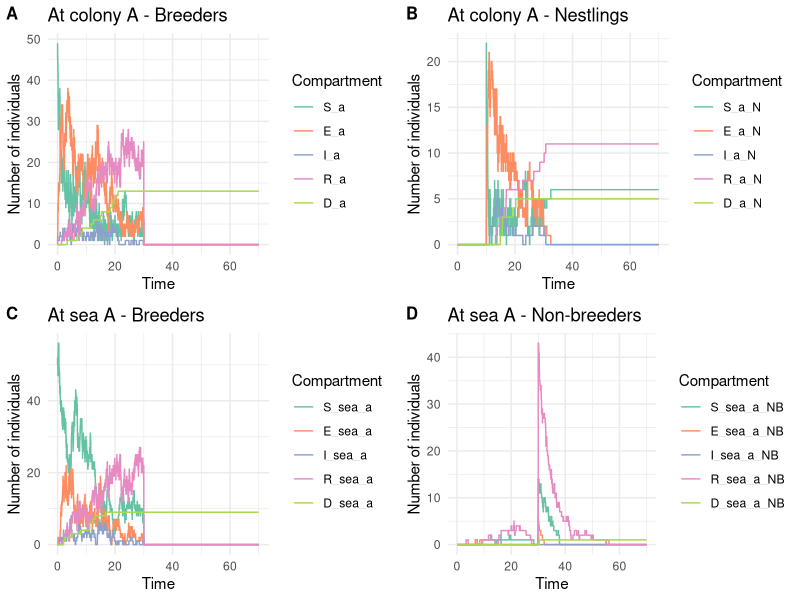
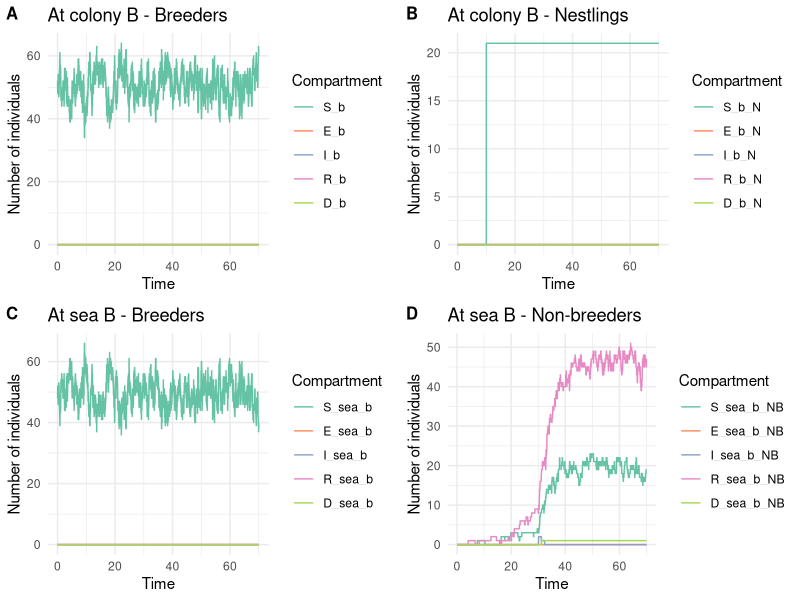

The R script that drew these images, in order:



# -------------------------------------------------------------------------

# a faire: 
# 1 : fonction opérable: CI  infected (yes/no) and dispersal (yes/no)
# 2 : dispersal stochastic

# -------------------------------------------------------------------------



library(tidyverse)
library(ggplot2)
library(reshape2)
library(abind)
library(cowplot)

# Parameters

# Simulation time

total_time = 70    

param = list( 
  
  # Epidemiological parameters
  
  # Transmission rate from exposed individuals and from infectious individuals in a colony
  beta = matrix(c(0.05, 0.55,
                  0.00, 0.00),
                nrow = 2, ncol = 2, byrow = T),
  # Rate of progression from exposed to infectious (inverse of incubation period)
  sigma = 1/10,
  # Rate of progression from infectious to exposed
  eta =  0.9, 
  # Recovery rate (inverse of infectious period)
  gamma = 1/3,
  # Disease-related mortality rate
  mu = 1/3 * 0.5,
  
  
  # Mobility  parameters
  
  # Transition from sea to the colony (breeders)
  zeta_to_colony = 1,
  # Transition from colony to the sea (breeders)
  zeta_to_sea = 1,
  # Transition from breeder to non-breeder (reproductive failure)
  psi = 0, #Attention départ en couple
  # Transition from sea to the colony (non-breeders)
  rho_to_colony = 1/7,
  # Transition from colony to the sea (non-breeders)
  rho_to_sea = 1/7 * 7,

  
  # Induced dispersion parameters
  
  # Proportion of dispersed adults
  prop_dispersal = 1,
  # Proportion of prospectors among dispersed adults
  prop_prospecting = 1/4,
  # Date of induced dispersion
  dispersal_date = 30,
  
  # Demographic parameters
  hatching_date = 10

)


# Initial state

## Nestlings
## In colony A
N = 0                
initial_infected = 0
initial_exposed = 0
initial_recovered = 0
initial_susceptible = N - initial_infected - initial_exposed - initial_recovered
initial_dead = 0

initial_state_A_N = c(S = initial_susceptible,
                    E = initial_exposed,
                    I = initial_infected,
                    R = initial_recovered,
                    D = initial_dead)
## Nestlings
## In colony B
N = 0                
initial_infected = 0
initial_exposed = 0
initial_recovered = 0
initial_susceptible = N - initial_infected - initial_exposed - initial_recovered
initial_dead = 0

initial_state_B_N = c(S = initial_susceptible,
                      E = initial_exposed,
                      I = initial_infected,
                      R = initial_recovered,
                      D = initial_dead)


## Breeders
## In colony A
N = 50                  
initial_infected = 1
initial_exposed = 0
initial_recovered = 0
initial_susceptible = N - initial_infected - initial_exposed - initial_recovered
initial_dead = 0

initial_state_A = c(S = initial_susceptible,
                     E = initial_exposed,
                     I = initial_infected,
                     R = initial_recovered,
                     D = initial_dead)

## At sea A
N = 50                  
initial_infected = 0
initial_exposed = 0
initial_recovered = 0
initial_susceptible = N - initial_infected - initial_exposed - initial_recovered
initial_dead = 0

initial_state_sea_a = c(S = initial_susceptible,
                       E = initial_exposed,
                       I = initial_infected,
                       R = initial_recovered,
                       D = initial_dead)

## At sea B
N = 50                
initial_infected = 0
initial_exposed = 0
initial_recovered = 0
initial_susceptible = N - initial_infected - initial_exposed - initial_recovered
initial_dead = 0

initial_state_sea_b = c(S = initial_susceptible,
                      E = initial_exposed,
                      I = initial_infected,
                      R = initial_recovered,
                      D = initial_dead)

## In colony B
N = 50                  
initial_infected = 0
initial_exposed = 0
initial_recovered = 0
initial_susceptible = N - initial_infected - initial_exposed - initial_recovered
initial_dead = 0

initial_state_B <- c(S = initial_susceptible,
                     E = initial_exposed,
                     I = initial_infected,
                     R = initial_recovered,
                     D = initial_dead)

## Non-Breeders
## In colony A
N = 0                  
initial_infected = 0
initial_exposed = 0
initial_recovered = 0
initial_susceptible = N - initial_infected - initial_exposed - initial_recovered
initial_dead = 0

initial_state_A_NB = c(S = initial_susceptible,
                    E = initial_exposed,
                    I = initial_infected,
                    R = initial_recovered,
                    D = initial_dead)

## At sea A
N = 0                  
initial_infected = 0
initial_exposed = 0
initial_recovered = 0
initial_susceptible = N - initial_infected - initial_exposed - initial_recovered
initial_dead = 0

initial_state_sea_a_NB = c(S = initial_susceptible,
                        E = initial_exposed,
                        I = initial_infected,
                        R = initial_recovered,
                        D = initial_dead)

## At sea B
N = 0                  
initial_infected = 0
initial_exposed = 0
initial_recovered = 0
initial_susceptible = N - initial_infected - initial_exposed - initial_recovered
initial_dead = 0

initial_state_sea_b_NB = c(S = initial_susceptible,
                        E = initial_exposed,
                        I = initial_infected,
                        R = initial_recovered,
                        D = initial_dead)

## In colony B
N = 0                  
initial_infected = 0
initial_exposed = 0
initial_recovered = 0
initial_susceptible = N - initial_infected - initial_exposed - initial_recovered
initial_dead = 0

initial_state_B_NB <- c(S = initial_susceptible,
                     E = initial_exposed,
                     I = initial_infected,
                     R = initial_recovered,
                     D = initial_dead)


initial_state = matrix(data = c(initial_state_A,
                                initial_state_sea_a,
                                initial_state_sea_b,
                                initial_state_B,
                                initial_state_A_NB,
                                initial_state_sea_a_NB,
                                initial_state_sea_b_NB,
                                initial_state_B_NB,
                                initial_state_A_N,
                                initial_state_B_N), 
                       nrow = 10, ncol = 5, 
                       byrow = T)


calculate_rates = function(  beta_E_colony, beta_I_colony,
                             sigma,eta, gamma, mu,
                             zeta_to_colony, zeta_to_sea, psi, rho_to_colony, rho_to_sea,
                             prop_dispersal, prop_prospecting, dispersal_date,
                             hatching_date,
                             S_a, E_a, I_a, R_a, D_a,
                             S_sea_a, E_sea_a, I_sea_a, R_sea_a, D_sea_a,
                             S_sea_b, E_sea_b, I_sea_b, R_sea_b, D_sea_b,
                             S_b, E_b, I_b, R_b, D_b,
                             S_a_NB, E_a_NB, I_a_NB, R_a_NB, D_a_NB,
                             S_sea_a_NB, E_sea_a_NB, I_sea_a_NB, R_sea_a_NB, D_sea_a_NB,
                             S_sea_b_NB,  E_sea_b_NB, I_sea_b_NB, R_sea_b_NB, D_sea_b_NB,
                             S_b_NB, E_b_NB, I_b_NB, R_b_NB, D_b_NB,
                             S_a_N, E_a_N, I_a_N, R_a_N, D_a_N,
                             S_b_N, E_b_N, I_b_N, R_b_N, D_b_N){
  
  rates = c(
    
  # SEIR
  
  ## Nestlings
  ### Colony A
  "S_a_N_to_E_a_N" = beta_E_colony * S_a_N * (E_a+E_a_NB+E_a_N) + 
                     beta_I_colony * S_a_N * (I_a+I_a_NB+I_a_N),
  "E_a_N_to_S_a_N" = eta * E_a_N,
  "E_a_N_to_I_a_N" = sigma * E_a_N,
  "I_a_N_to_R_a_N" = gamma * I_a_N,
  "I_a_N_to_D_a_N" = mu * I_a_N,
  ### Colony B
  "S_b_N_to_E_b_N" = beta_E_colony * S_b_N * (E_b+E_b_NB+E_b_N) +
                     beta_I_colony * S_b_N * (I_b+I_b_NB+I_b_N),
  "E_b_N_to_S_b_N" = eta * E_b_N,
  "E_b_N_to_I_b_N" = sigma * E_b_N,
  "I_b_N_to_R_b_N" = gamma * I_b_N,
  "I_b_N_to_D_b_N" = mu * I_b_N,
  
  ## Non-Breeders
  ### Colony A
  "S_a_NB_to_E_a_NB" = beta_E_colony * S_a_NB * (E_a+E_a_NB+E_a_N) +
                       beta_I_colony * S_a_NB * (I_a+I_a_NB+I_a_N),
  "E_a_NB_to_S_a_NB" = eta * E_a_NB,
  "E_a_NB_to_I_a_NB" = sigma * E_a_NB,
  "I_a_NB_to_R_a_NB" = gamma * I_a_NB,
  "I_a_NB_to_D_a_NB" = mu * I_a_NB,
  ### Sea A
  "S_sea_a_NB_to_E_sea_a_NB" = 0,
  "E_sea_a_NB_to_S_sea_a_NB" = eta * E_sea_a_NB,
  "E_sea_a_NB_to_I_sea_a_NB" = sigma * E_sea_a_NB,
  "I_sea_a_NB_to_R_sea_a_NB" = gamma * I_sea_a_NB,
  "I_sea_a_NB_to_D_sea_a_NB" = mu * I_sea_a_NB,
  ### Sea B
  "S_sea_b_NB_to_E_sea_b_NB" = 0,
  "E_sea_b_NB_to_S_sea_b_NB" = eta * E_sea_b_NB,
  "E_sea_b_NB_to_I_sea_b_NB" = sigma * E_sea_b_NB,
  "I_sea_b_NB_to_R_sea_b_NB" = gamma * I_sea_b_NB,
  "I_sea_b_NB_to_D_sea_b_NB" = mu * I_sea_b_NB,
  ### Colony B
  "S_b_NB_to_E_b_NB" = beta_E_colony * S_b_NB * (E_b+E_b_NB+E_b_N) + 
                       beta_I_colony * S_b_NB * (I_b+I_b_NB+I_b_N),
  "E_b_NB_to_S_b_NB" = eta * E_b_NB,
  "E_b_NB_to_I_b_NB" = sigma * E_b_NB,
  "I_b_NB_to_R_b_NB" = gamma * I_b_NB,
  "I_b_NB_to_D_b_NB" = mu * I_b_NB,
  
  ## Breeders
  ### Colony A
  "S_a_to_E_a" = beta_E_colony * S_a * (E_a+E_a_NB+E_a_N) + 
                 beta_I_colony * S_a * (I_a+I_a_NB+I_a_N),
  "E_a_to_S_a" = eta * E_a,
  "E_a_to_I_a" = sigma * E_a,
  "I_a_to_R_a" = gamma * I_a,
  "I_a_to_D_a" = mu * I_a,
  ### Sea A
  "S_sea_a_to_E_sea_a" = 0,
  "E_sea_a_to_S_sea_a" = eta * E_sea_a,
  "E_sea_a_to_I_sea_a" = sigma * E_sea_a,
  "I_sea_a_to_R_sea_a" = gamma * I_sea_a,
  "I_sea_a_to_D_sea_a" = mu * I_sea_a,
  ### Sea B
  "S_sea_b_to_E_sea_b" = 0,
  "E_sea_b_to_S_sea_b" = eta * E_sea_b,
  "E_sea_b_to_I_sea_b" = sigma * E_sea_b,
  "I_sea_b_to_R_sea_b" = gamma * I_sea_b,
  "I_sea_b_to_D_sea_b" = mu * I_sea_b,
  ### Colony B
  "S_b_to_E_b" = beta_E_colony * S_b * (E_b+E_b_NB+E_b_N) + 
                 beta_I_colony * S_b * (I_b+I_b_NB+I_b_N),
  "E_b_to_S_b" = eta * E_b,
  "E_b_to_I_b" = sigma * E_b,
  "I_b_to_R_b" = gamma * I_b,
  "I_b_to_D_b" = mu * I_b,
  
  
  # Mobility
  ## Non-Breeders
  ### From colony A to sea A
  "S_a_NB_to_S_sea_a_NB" = rho_to_sea * S_a_NB,
  "E_a_NB_to_E_sea_a_NB" = rho_to_sea * E_a_NB,
  "I_a_NB_to_I_sea_a_NB" = rho_to_sea * I_a_NB,
  "R_a_NB_to_R_sea_a_NB" = rho_to_sea * R_a_NB,
  ### From sea A to colony A
  "S_sea_a_NB_to_S_a_NB" = rho_to_colony * S_sea_a_NB,
  "E_sea_a_NB_to_E_a_NB" = rho_to_colony * E_sea_a_NB,
  "I_sea_a_NB_to_I_a_NB" = rho_to_colony * I_sea_a_NB,
  "R_sea_a_NB_to_R_a_NB" = rho_to_colony * R_sea_a_NB,
  ### From colony B to sea B
  "S_b_NB_to_S_sea_b_NB" = rho_to_sea * S_b_NB,
  "E_b_NB_to_E_sea_b_NB" = rho_to_sea * E_b_NB,
  "I_b_NB_to_I_sea_b_NB" = rho_to_sea * I_b_NB,
  "R_b_NB_to_R_sea_b_NB" = rho_to_sea * R_b_NB,
  ### From sea B to colony B
  "S_sea_b_NB_to_S_b_NB" = rho_to_colony * S_sea_b_NB,
  "E_sea_b_NB_to_E_b_NB" = rho_to_colony * E_sea_b_NB,
  "I_sea_b_NB_to_I_b_NB" = rho_to_colony * I_sea_b_NB,
  "R_sea_b_NB_to_R_b_NB" = rho_to_colony * R_sea_b_NB,
  
  ## Breeders
  ### From colony A to sea A
  "S_a_to_S_sea_a" = zeta_to_sea * S_a,
  "E_a_to_E_sea_a" = zeta_to_sea * E_a,
  "I_a_to_I_sea_a" = zeta_to_sea * I_a,
  "R_a_to_R_sea_a" = zeta_to_sea * R_a,
  ### From sea A to colony A
  "S_sea_a_to_S_a" = zeta_to_colony * S_sea_a,
  "E_sea_a_to_E_a" = zeta_to_colony * E_sea_a,
  "I_sea_a_to_I_a" = zeta_to_colony * I_sea_a,
  "R_sea_a_to_R_a" = zeta_to_colony * R_sea_a,
  ### From colony B to sea B
  "S_b_to_S_sea_b" = zeta_to_sea * S_b,
  "E_b_to_E_sea_b" = zeta_to_sea * E_b,
  "I_b_to_I_sea_b" = zeta_to_sea * I_b,
  "R_b_to_R_sea_b" = zeta_to_sea * R_b,
  ### From sea B to colony B
  "S_sea_b_to_S_b" = zeta_to_colony * S_sea_b,
  "E_sea_b_to_E_b" = zeta_to_colony * E_sea_b,
  "I_sea_b_to_I_b" = zeta_to_colony * I_sea_b,
  "R_sea_b_to_R_b" = zeta_to_colony * R_sea_b,
  
  ## Prospecting
  ### From A to B
  "S_sea_a_NB_to_S_sea_b_NB" = prop_prospecting * S_sea_a_NB,
  "E_sea_a_NB_to_E_sea_b_NB" = prop_prospecting * E_sea_a_NB,
  "I_sea_a_NB_to_I_sea_b_NB" = prop_prospecting * I_sea_a_NB,
  "R_sea_a_NB_to_R_sea_b_NB" = prop_prospecting * R_sea_a_NB
  
  # Breeders become Non-Breeders
  
  # "S_a_to_S_a_NB" = psi * S_a,
  # "E_a_to_E_a_NB" = psi * E_a,
  # "I_a_to_I_a_NB" = psi * I_a,
  # "R_a_to_R_a_NB" = psi * R_a
  
  )
  return(rates)
}


# Gillespie SEIR model function
gillespie_seir = function(param, 
                           initial_state, 
                           total_time) {
  
  beta_E_colony = param$beta[1,1]
  beta_I_colony = param$beta[1,2]
  
  sigma = param$sigma
  eta = param$eta
  gamma = param$gamma
  mu = param$mu
  
  zeta_to_colony = param$zeta_to_colony
  zeta_to_sea = param$zeta_to_sea
  psi = param$psi
  rho_to_colony = param$rho_to_colony
  rho_to_sea = param$rho_to_sea
  
  prop_dispersal = param$prop_dispersal
  prop_prospecting = param$prop_prospecting
  dispersal_date = param$dispersal_date
  
  hatching_date = param$hatching_date
  
  # Initialization
  times = c(0)
  states = array(dim = c(10,5,1), data = initial_state)
  already_dispersed = F
  already_hatched = F
  
  # Next event
  while (times[length(times)] < total_time) {
    
    S_a = states[1, 1, dim(states)[3]]
    E_a = states[1, 2, dim(states)[3]]
    I_a = states[1, 3, dim(states)[3]]
    R_a = states[1, 4, dim(states)[3]]
    D_a = states[1, 5, dim(states)[3]]
    
    S_sea_a = states[2, 1, dim(states)[3]]
    E_sea_a = states[2, 2, dim(states)[3]]
    I_sea_a = states[2, 3, dim(states)[3]]
    R_sea_a = states[2, 4, dim(states)[3]]
    D_sea_a = states[2, 5, dim(states)[3]]
    
    S_sea_b = states[3, 1, dim(states)[3]]
    E_sea_b = states[3, 2, dim(states)[3]]
    I_sea_b = states[3, 3, dim(states)[3]]
    R_sea_b = states[3, 4, dim(states)[3]]
    D_sea_b = states[3, 5, dim(states)[3]]
    
    S_b = states[4, 1, dim(states)[3]]
    E_b = states[4, 2, dim(states)[3]]
    I_b = states[4, 3, dim(states)[3]]
    R_b = states[4, 4, dim(states)[3]]
    D_b = states[4, 5, dim(states)[3]]
    
    S_a_NB = states[5, 1, dim(states)[3]]
    E_a_NB = states[5, 2, dim(states)[3]]
    I_a_NB = states[5, 3, dim(states)[3]]
    R_a_NB = states[5, 4, dim(states)[3]]
    D_a_NB = states[5, 5, dim(states)[3]]
    
    S_sea_a_NB = states[6, 1, dim(states)[3]]
    E_sea_a_NB = states[6, 2, dim(states)[3]]
    I_sea_a_NB = states[6, 3, dim(states)[3]]
    R_sea_a_NB = states[6, 4, dim(states)[3]]
    D_sea_a_NB = states[6, 5, dim(states)[3]]

    S_sea_b_NB = states[7, 1, dim(states)[3]]
    E_sea_b_NB = states[7, 2, dim(states)[3]]
    I_sea_b_NB = states[7, 3, dim(states)[3]]
    R_sea_b_NB = states[7, 4, dim(states)[3]]
    D_sea_b_NB = states[7, 5, dim(states)[3]]
    
    S_b_NB = states[8, 1, dim(states)[3]]
    E_b_NB = states[8, 2, dim(states)[3]]
    I_b_NB = states[8, 3, dim(states)[3]]
    R_b_NB = states[8, 4, dim(states)[3]]
    D_b_NB = states[8, 5, dim(states)[3]]
    
    S_a_N = states[9, 1, dim(states)[3]]
    E_a_N = states[9, 2, dim(states)[3]]
    I_a_N = states[9, 3, dim(states)[3]]
    R_a_N = states[9, 4, dim(states)[3]]
    D_a_N = states[9, 5, dim(states)[3]]
    
    S_b_N = states[10, 1, dim(states)[3]]
    E_b_N = states[10, 2, dim(states)[3]]
    I_b_N = states[10, 3, dim(states)[3]]
    R_b_N = states[10, 4, dim(states)[3]]
    D_b_N = states[10, 5, dim(states)[3]]
    
    # Rates of each possible event
    rates = calculate_rates(beta_E_colony, beta_I_colony,
                            sigma,eta, gamma, mu,
                            zeta_to_colony, zeta_to_sea, psi, rho_to_colony, rho_to_sea,
                            prop_dispersal, prop_prospecting, dispersal_date,
                            hatching_date,
                            S_a, E_a, I_a, R_a, D_a,
                            S_sea_a, E_sea_a, I_sea_a, R_sea_a, D_sea_a,
                            S_sea_b, E_sea_b, I_sea_b, R_sea_b, D_sea_b,
                            S_b, E_b, I_b, R_b, D_b,
                            S_a_NB, E_a_NB, I_a_NB, R_a_NB, D_a_NB,
                            S_sea_a_NB, E_sea_a_NB, I_sea_a_NB, R_sea_a_NB, D_sea_a_NB,
                            S_sea_b_NB,  E_sea_b_NB, I_sea_b_NB, R_sea_b_NB, D_sea_b_NB,
                            S_b_NB, E_b_NB, I_b_NB, R_b_NB, D_b_NB,
                            S_a_N, E_a_N, I_a_N, R_a_N, D_a_N,
                            S_b_N, E_b_N, I_b_N, R_b_N, D_b_N)

    total_rate = sum(rates)
    
    if (total_rate == 0) {
      break
    }
    
    time_step = rexp(1, total_rate)
    next_time = times[length(times)] + time_step
    
    
    # Hatching
    if (next_time > hatching_date & !already_hatched) { 
      
      S_a_N = round((S_a + E_a + I_a + R_a)/2)
      S_b_N = round((S_b + E_b + I_b + R_b)/2)
      
      already_hatched = T
      
      new_state = matrix(data = c(S_a, E_a, I_a, R_a, D_a,
                                  S_sea_a, E_sea_a, I_sea_a, R_sea_a, D_sea_a,
                                  S_sea_b, E_sea_b, I_sea_b, R_sea_b, D_sea_b,
                                  S_b, E_b, I_b, R_b, D_b,
                                  
                                  S_a_NB, E_a_NB, I_a_NB, R_a_NB, D_a_NB,
                                  S_sea_a_NB, E_sea_a_NB, I_sea_a_NB, R_sea_a_NB, D_sea_a_NB,
                                  S_sea_b_NB, E_sea_b_NB, I_sea_b_NB, R_sea_b_NB, D_sea_b_NB,
                                  S_b_NB, E_b_NB, I_b_NB, R_b_NB, D_b_NB,
                                  
                                  S_a_N, E_a_N, I_a_N, R_a_N, D_a_N,
                                  S_b_N, E_b_N, I_b_N, R_b_N, D_b_N),
                         nrow = 10, ncol = 5, 
                         byrow = T)
      
      states = abind(states, new_state)
      times = c(times, hatching_date)
      
      
      # Rates of each possible event
      rates =     rates = calculate_rates(beta_E_colony, beta_I_colony,
                                          sigma,eta, gamma, mu,
                                          zeta_to_colony, zeta_to_sea, psi, rho_to_colony, rho_to_sea,
                                          prop_dispersal, prop_prospecting, dispersal_date,
                                          hatching_date,
                                          S_a, E_a, I_a, R_a, D_a,
                                          S_sea_a, E_sea_a, I_sea_a, R_sea_a, D_sea_a,
                                          S_sea_b, E_sea_b, I_sea_b, R_sea_b, D_sea_b,
                                          S_b, E_b, I_b, R_b, D_b,
                                          S_a_NB, E_a_NB, I_a_NB, R_a_NB, D_a_NB,
                                          S_sea_a_NB, E_sea_a_NB, I_sea_a_NB, R_sea_a_NB, D_sea_a_NB,
                                          S_sea_b_NB,  E_sea_b_NB, I_sea_b_NB, R_sea_b_NB, D_sea_b_NB,
                                          S_b_NB, E_b_NB, I_b_NB, R_b_NB, D_b_NB,
                                          S_a_N, E_a_N, I_a_N, R_a_N, D_a_N,
                                          S_b_N, E_b_N, I_b_N, R_b_N, D_b_N)
      
      total_rate = sum(rates)
      
      if (total_rate == 0) {
        break
      }
      
      time_step = rexp(1, total_rate)
      next_time = times[length(times)] + time_step
      
    }
    
    
    # Induction of dispersion
    if (next_time > dispersal_date & !already_dispersed) { 
      
      # Number of adults in  A
      N_a = S_a + E_a + I_a + R_a + S_sea_a + E_sea_a + I_sea_a + R_sea_a
      # Number of adults A who are dispersed
      N_disp_a = round(N_a * prop_dispersal)
      # Distribution of dispersed adults by epidemiological status
      disp_a = sample(c(rep("S_a", S_a), rep("E_a", E_a),rep("I_a", I_a),rep("R_a", R_a),
                        rep("S_sea_a", S_sea_a), rep("E_sea_a", E_sea_a),rep("I_sea_a", I_sea_a),rep("R_sea_a", R_sea_a)),
             size = N_disp_a, 
             replace = F) %>% 
        factor(., levels = c("S_a","E_a","I_a","R_a",
                             "S_sea_a","E_sea_a","I_sea_a","R_sea_a")) %>% 
        table()

      # Number of susceptible adults who are dispersed from A
      disp_S_a = disp_a["S_a"]
      disp_S_sea_a = disp_a["S_sea_a"]
      # Update of the number of susceptible adults
      S_a = S_a - disp_S_a
      S_sea_a = S_sea_a - disp_S_sea_a
      S_sea_a_NB = S_sea_a_NB + disp_S_a + disp_S_sea_a
      
      # Number of exposed  adults who are dispersed from A
      disp_E_a = disp_a["E_a"]
      disp_E_sea_a = disp_a["E_sea_a"]
      # Update of the number of exposed adults
      E_a = E_a - disp_E_a
      E_sea_a = E_sea_a - disp_E_sea_a
      E_sea_a_NB = E_sea_a_NB + disp_E_a + disp_E_sea_a
      
      # Number of infectious adults who are dispersed from A
      disp_I_a = disp_a["I_a"]
      disp_I_sea_a = disp_a["I_sea_a"]
      # Update of the number of infectious adults
      I_a = I_a - disp_I_a
      I_sea_a = I_sea_a - disp_I_sea_a
      I_sea_a_NB = I_sea_a_NB + disp_I_a + disp_I_sea_a
      
      # Number of recovered adults who are dispersed from A
      disp_R_a = disp_a["R_a"]
      disp_R_sea_a = disp_a["R_sea_a"]
      # Update of the number of recovered adults
      R_a = R_a - disp_R_a
      R_sea_a = R_sea_a - disp_R_sea_a
      R_sea_a_NB = R_sea_a_NB + disp_R_a + disp_R_sea_a
      

      
      already_dispersed = T
      
      new_state = matrix(data = c(S_a, E_a, I_a, R_a, D_a,
                                  S_sea_a, E_sea_a, I_sea_a, R_sea_a, D_sea_a,
                                  S_sea_b, E_sea_b, I_sea_b, R_sea_b, D_sea_b,
                                  S_b, E_b, I_b, R_b, D_b,
                                  
                                  S_a_NB, E_a_NB, I_a_NB, R_a_NB, D_a_NB,
                                  S_sea_a_NB, E_sea_a_NB, I_sea_a_NB, R_sea_a_NB, D_sea_a_NB,
                                  S_sea_b_NB, E_sea_b_NB, I_sea_b_NB, R_sea_b_NB, D_sea_b_NB,
                                  S_b_NB, E_b_NB, I_b_NB, R_b_NB, D_b_NB,
                                  
                                  S_a_N, E_a_N, I_a_N, R_a_N, D_a_N,
                                  S_b_N, E_b_N, I_b_N, R_b_N, D_b_N),
                         nrow = 10, ncol = 5, 
                         byrow = T)
      
      states = abind(states, new_state)
      times = c(times, dispersal_date)
      
      
      # Rates of each possible event
      rates =     rates = calculate_rates(beta_E_colony, beta_I_colony,
                                          sigma,eta, gamma, mu,
                                          zeta_to_colony, zeta_to_sea, psi, rho_to_colony, rho_to_sea,
                                          prop_dispersal, prop_prospecting, dispersal_date,
                                          hatching_date,
                                          S_a, E_a, I_a, R_a, D_a,
                                          S_sea_a, E_sea_a, I_sea_a, R_sea_a, D_sea_a,
                                          S_sea_b, E_sea_b, I_sea_b, R_sea_b, D_sea_b,
                                          S_b, E_b, I_b, R_b, D_b,
                                          S_a_NB, E_a_NB, I_a_NB, R_a_NB, D_a_NB,
                                          S_sea_a_NB, E_sea_a_NB, I_sea_a_NB, R_sea_a_NB, D_sea_a_NB,
                                          S_sea_b_NB,  E_sea_b_NB, I_sea_b_NB, R_sea_b_NB, D_sea_b_NB,
                                          S_b_NB, E_b_NB, I_b_NB, R_b_NB, D_b_NB,
                                          S_a_N, E_a_N, I_a_N, R_a_N, D_a_N,
                                          S_b_N, E_b_N, I_b_N, R_b_N, D_b_N)
      
      total_rate = sum(rates)
      
      if (total_rate == 0) {
        break
      }
      
      time_step = rexp(1, total_rate)
      next_time = times[length(times)] + time_step
        
    }
    

    times = c(times, next_time)
    
    transition = sample(names(rates), 1, prob = rates / total_rate)
    
    if (transition == "S_a_to_E_a") {
      S_a = S_a - 1
      E_a = E_a + 1
    } else if (transition == "E_a_to_S_a") {
      E_a = E_a - 1
      S_a = S_a + 1
    } else if (transition == "E_a_to_I_a") {
      E_a = E_a - 1
      I_a = I_a + 1
    } else if (transition == "I_a_to_R_a") {
      I_a = I_a - 1
      R_a = R_a + 1
    } else if (transition == "I_a_to_D_a") {
      I_a = I_a - 1
      D_a = D_a + 1
      partner = sample(c(rep("S_a", S_a), rep("E_a", E_a),rep("I_a", I_a),rep("R_a", R_a),
                         rep("S_sea_a", S_a), rep("E_sea_a", E_a),rep("I_sea_a", I_a),rep("R_sea_a", R_a)),
      size = 1)
      if (partner == "S_a"){
        S_a = S_a - 1
        S_a_NB = S_a_NB + 1
      } else if (partner == "E_a"){
        E_a = E_a - 1
        E_a_NB = E_a_NB + 1
      } else if (partner == "I_a"){
        I_a = I_a - 1
        I_a_NB = I_a_NB + 1
      } else if (partner == "R_a"){
        R_a = R_a - 1
        R_a_NB = R_a_NB + 1
      } else if (partner == "S_sea_a"){
        S_sea_a = S_sea_a - 1
        S_sea_a_NB = S_sea_a_NB + 1
      } else if (partner == "E_sea_a"){
        E_sea_a = E_sea_a - 1
        E_sea_a_NB = E_sea_a_NB + 1
      } else if (partner == "I_sea_a"){
        I_sea_a = I_sea_a - 1
        I_sea_a_NB = I_sea_a_NB + 1
      } else if (partner == "R_sea_a"){
        R_sea_a = R_sea_a - 1
        R_sea_a_NB = R_sea_a_NB + 1
      }
    } else if (transition == "S_sea_a_to_E_sea_a") {
      S_sea_a = S_sea_a - 1
      E_sea_a = E_sea_a + 1
    } else if (transition == "E_sea_a_to_S_sea_a") {
      E_sea_a = E_sea_a - 1
      S_sea_a = S_sea_a + 1
    } else if (transition == "E_sea_a_to_I_sea_a") {
      E_sea_a = E_sea_a - 1
      I_sea_a = I_sea_a + 1
    } else if (transition == "I_sea_a_to_R_sea_a") {
      I_sea_a = I_sea_a - 1
      R_sea_a = R_sea_a + 1
    } else if (transition == "I_sea_a_to_D_sea_a") {
      I_sea_a = I_sea_a - 1
      D_sea_a = D_sea_a + 1
    } else if (transition == "S_sea_b_to_E_sea_b") {
      S_sea_b = S_sea_b - 1
      E_sea_b = E_sea_b + 1
    } else if (transition == "E_sea_b_to_S_sea_b") {
      E_sea_b = E_sea_b - 1
      S_sea_b = S_sea_b + 1
    } else if (transition == "E_sea_b_to_I_sea_b") {
      E_sea_b = E_sea_b - 1
      I_sea_b = I_sea_b + 1
    } else if (transition == "I_sea_b_to_R_sea_b") {
      I_sea_b = I_sea_b - 1
      R_sea_b = R_sea_b + 1
    } else if (transition == "I_sea_b_to_D_sea_b") {
      I_sea_b = I_sea_b - 1
      D_sea_b = D_sea_b + 1
    } else if (transition == "S_b_to_E_b") {
      S_b = S_b - 1
      E_b = E_b + 1
    } else if (transition == "E_b_to_S_b") {
      E_b = E_b - 1
      S_b = S_b + 1
    } else if (transition == "E_b_to_I_b") {
      E_b = E_b - 1
      I_b = I_b + 1
    } else if (transition == "I_b_to_R_b") {
      I_b = I_b - 1
      R_b = R_b + 1
    } else if (transition == "I_b_to_D_b") {
      I_b = I_b - 1
      D_b = D_b + 1
    } else if (transition == "S_a_to_S_sea_a") {
      S_a = S_a - 1
      S_sea_a = S_sea_a + 1
    } else if (transition == "E_a_to_E_sea_a") {
      E_a = E_a - 1
      E_sea_a = E_sea_a + 1
    } else if (transition == "I_a_to_I_sea_a") {
      I_a = I_a - 1
      I_sea_a = I_sea_a + 1
    } else if (transition == "R_a_to_R_sea_a") {
      R_a = R_a - 1
      R_sea_a = R_sea_a + 1
    } else if (transition == "S_b_to_S_sea_b") {
      S_b = S_b - 1
      S_sea_b = S_sea_b + 1
    } else if (transition == "E_b_to_E_sea_b") {
      E_b = E_b - 1
      E_sea_b = E_sea_b + 1
    } else if (transition == "I_b_to_I_sea_b") {
      I_b = I_b - 1
      I_sea_b = I_sea_b + 1
    } else if (transition == "R_b_to_R_sea_b") {
      R_b = R_b - 1
      R_sea_b = R_sea_b + 1
    }else if (transition == "S_sea_a_to_S_a") {
      S_a = S_a + 1
      S_sea_a = S_sea_a - 1
    } else if (transition == "E_sea_a_to_E_a") {
      E_a = E_a + 1
      E_sea_a = E_sea_a - 1
    } else if (transition == "I_sea_a_to_I_a") {
      I_a = I_a + 1
      I_sea_a = I_sea_a - 1
    } else if (transition == "R_sea_a_to_R_a") {
      R_a = R_a + 1
      R_sea_a = R_sea_a - 1
    } else if (transition == "S_sea_b_to_S_b") {
      S_b = S_b + 1
      S_sea_b = S_sea_b - 1
    } else if (transition == "E_sea_b_to_E_b") {
      E_b = E_b + 1
      E_sea_b = E_sea_b - 1
    } else if (transition == "I_sea_b_to_I_b") {
      I_b = I_b + 1
      I_sea_b = I_sea_b - 1
    } else if (transition == "R_sea_b_to_R_b") {
      R_b = R_b + 1
      R_sea_b = R_sea_b - 1
    } else if (transition == "S_a_to_E_a_NB") {
      S_a_NB = S_a_NB - 1
      E_a_NB = E_a_NB + 1
    } else if (transition == "E_a_NB_to_S_a_NB") {
      E_a_NB = E_a_NB - 1
      S_a_NB = S_a_NB + 1
    } else if (transition == "E_a_NB_to_I_a_NB") {
      E_a_NB = E_a_NB - 1
      I_a_NB = I_a_NB + 1
    } else if (transition == "I_a_NB_to_R_a_NB") {
      I_a_NB = I_a_NB - 1
      R_a_NB = R_a_NB + 1
    } else if (transition == "I_a_NB_to_D_a_NB") {
      I_a_NB = I_a_NB - 1
      D_a_NB = D_a_NB + 1
    } else if (transition == "S_sea_a_NB_to_E_sea_a_NB") {
      S_sea_a_NB = S_sea_a_NB - 1
      E_sea_a_NB = E_sea_a_NB + 1
    } else if (transition == "E_sea_a_NB_to_S_sea_a_NB") {
      E_sea_a_NB = E_sea_a_NB - 1
      S_sea_a_NB = S_sea_a_NB + 1
    } else if (transition == "E_sea_a_NB_to_I_sea_a_NB") {
      E_sea_a_NB = E_sea_a_NB - 1
      I_sea_a_NB = I_sea_a_NB + 1
    } else if (transition == "I_sea_a_NB_to_R_sea_a_NB") {
      I_sea_a_NB = I_sea_a_NB - 1
      R_sea_a_NB = R_sea_a_NB + 1
    } else if (transition == "I_sea_a_NB_to_D_sea_a_NB") {
      I_sea_a_NB = I_sea_a_NB - 1
      D_sea_a_NB = D_sea_a_NB + 1
    } else if (transition == "S_sea_b_NB_to_E_sea_b_NB") {
      S_sea_b_NB = S_sea_b_NB - 1
      E_sea_b_NB = E_sea_b_NB + 1
    } else if (transition == "E_sea_b_NB_to_S_sea_b_NB") {
      E_sea_b_NB = E_sea_b_NB - 1
      S_sea_b_NB = S_sea_b_NB + 1
    } else if (transition == "E_sea_b_NB_to_I_sea_b_NB") {
      E_sea_b_NB = E_sea_b_NB - 1
      I_sea_b_NB = I_sea_b_NB + 1
    } else if (transition == "I_sea_b_NB_to_R_sea_b_NB") {
      I_sea_b_NB = I_sea_b_NB - 1
      R_sea_b_NB = R_sea_b_NB + 1
    } else if (transition == "I_sea_b_NB_to_D_sea_b_NB") {
      I_sea_b_NB = I_sea_b_NB - 1
      D_sea_b_NB = D_sea_b_NB + 1
    } else if (transition == "S_b_NB_to_E_b_NB") {
      S_b_NB = S_b_NB - 1
      E_b_NB = E_b_NB + 1
    } else if (transition == "E_b_NB_to_S_b_NB") {
      E_b_NB = E_b_NB - 1
      S_b_NB = S_b_NB + 1
    } else if (transition == "E_b_NB_to_I_b_NB") {
      E_b_NB = E_b_NB - 1
      I_b_NB = I_b_NB + 1
    } else if (transition == "I_b_NB_to_R_b_NB") {
      I_b_NB = I_b_NB - 1
      R_b_NB = R_b_NB + 1
    } else if (transition == "I_b_NB_to_D_b_NB") {
      I_b_NB = I_b_NB - 1
      D_b_NB = D_b_NB + 1
    } else if (transition == "S_a_NB_to_S_sea_a_NB") {
      S_a_NB = S_a_NB - 1
      S_sea_a_NB = S_sea_a_NB + 1
    } else if (transition == "E_a_NB_to_E_sea_a_NB") {
      E_a_NB = E_a_NB - 1
      E_sea_a_NB = E_sea_a_NB + 1
    } else if (transition == "I_a_NB_to_I_sea_a_NB") {
      I_a_NB = I_a_NB - 1
      I_sea_a_NB = I_sea_a_NB + 1
    } else if (transition == "R_a_NB_to_R_sea_a_NB") {
      R_a_NB = R_a_NB - 1
      R_sea_a_NB = R_sea_a_NB + 1
    } else if (transition == "S_b_NB_to_S_sea_b_NB") {
      S_b_NB = S_b_NB - 1
      S_sea_b_NB = S_sea_b_NB + 1
    } else if (transition == "E_b_NB_to_E_sea_b_NB") {
      E_b_NB = E_b_NB - 1
      E_sea_b_NB = E_sea_b_NB + 1
    } else if (transition == "I_b_NB_to_I_sea_b_NB") {
      I_b_NB = I_b_NB - 1
      I_sea_b_NB = I_sea_b_NB + 1
    } else if (transition == "R_b_NB_to_R_sea_b_NB") {
      R_b_NB = R_b_NB - 1
      R_sea_b_NB = R_sea_b_NB + 1
    }else if (transition == "S_sea_a_NB_to_S_a_NB") {
      S_a_NB = S_a_NB + 1
      S_sea_a_NB = S_sea_a_NB - 1
    } else if (transition == "E_sea_a_NB_to_E_a_NB") {
      E_a_NB = E_a_NB + 1
      E_sea_a_NB = E_sea_a_NB - 1
    } else if (transition == "I_sea_a_NB_to_I_a_NB") {
      I_a_NB = I_a_NB + 1
      I_sea_a_NB = I_sea_a_NB - 1
    } else if (transition == "R_sea_a_NB_to_R_a_NB") {
      R_a_NB = R_a_NB + 1
      R_sea_a_NB = R_sea_a_NB - 1
    } else if (transition == "S_sea_b_NB_to_S_b_NB") {
      S_b_NB = S_b_NB + 1
      S_sea_b_NB = S_sea_b_NB - 1
    } else if (transition == "E_sea_b_NB_to_E_b_NB") {
      E_b_NB = E_b_NB + 1
      E_sea_b_NB = E_sea_b_NB - 1
    } else if (transition == "I_sea_b_NB_to_I_b_NB") {
      I_b_NB = I_b_NB + 1
      I_sea_b_NB = I_sea_b_NB - 1
    } else if (transition == "R_sea_b_NB_to_R_b_NB") {
      R_b_NB = R_b_NB + 1
      R_sea_b_NB = R_sea_b_NB - 1
    } else if (transition == "S_a_to_S_a_NB") {
      S_a = S_a - 2
      S_a_NB = S_a_NB + 2
    } else if (transition == "E_a_to_E_a_NB") {
      E_a = E_a - 2
      E_a_NB = E_a_NB + 2
    } else if (transition == "I_a_to_I_a_NB") {
      I_a = I_a - 2
      I_a_NB = I_a_NB + 2
    } else if (transition == "E_a_to_E_a_NB") {
      R_a = R_a - 2
      R_a_NB = R_a_NB + 2
    } else if (transition == "S_sea_a_NB_to_S_sea_b_NB") {
      S_sea_a_NB = S_sea_a_NB - 1
      S_sea_b_NB = S_sea_b_NB + 1
    }else if (transition == "E_sea_a_NB_to_E_sea_b_NB") {
      E_sea_a_NB = E_sea_a_NB - 1
      E_sea_b_NB = E_sea_b_NB + 1
    }else if (transition == "I_sea_a_NB_to_I_sea_b_NB") {
      I_sea_a_NB = I_sea_a_NB - 1
      I_sea_b_NB = I_sea_b_NB + 1
    }else if (transition == "R_sea_a_NB_to_R_sea_b_NB") {
      R_sea_a_NB = R_sea_a_NB - 1
      R_sea_b_NB = R_sea_b_NB + 1
    }else if (transition == "S_a_N_to_E_a_N"){
      S_a_N = S_a_N - 1
      E_a_N = E_a_N + 1
    }else if (transition == "E_a_N_to_S_a_N"){
      E_a_N = E_a_N - 1
      S_a_N = S_a_N + 1
    }else if (transition == "E_a_N_to_I_a_N"){
      E_a_N = E_a_N - 1
      I_a_N = I_a_N + 1
    }else if (transition == "I_a_N_to_R_a_N"){
      I_a_N = I_a_N - 1
      R_a_N = R_a_N + 1
    }else if (transition == "I_a_N_to_R_a_N"){
      I_a_N = I_a_N - 1
      R_a_N = R_a_N + 1
    }else if (transition == "I_a_N_to_D_a_N"){
      I_a_N = I_a_N - 1
      D_a_N = D_a_N + 1
    }else if (transition == "S_b_N_to_E_b_N"){
      S_b_N = S_b_N - 1
      E_b_N = E_b_N + 1
    }else if (transition == "E_b_N_to_S_b_N"){
      E_b_N = E_b_N - 1
      S_b_N = S_b_N + 1
    }else if (transition == "E_b_N_to_I_b_N"){
      E_b_N = E_b_N - 1
      I_b_N = I_b_N + 1
    }else if (transition == "I_b_N_to_R_b_N"){
      I_b_N = I_b_N - 1
      R_b_N = R_b_N + 1
    }else if (transition == "I_b_N_to_R_b_N"){
      I_b_N = I_b_N - 1
      R_b_N = R_b_N + 1
    }else if (transition == "I_b_N_to_D_b_N"){
      I_b_N = I_b_N - 1
      D_b_N = D_b_N + 1
    }
    
    new_state = matrix(data = c(S_a, E_a, I_a, R_a, D_a,
                                S_sea_a, E_sea_a, I_sea_a, R_sea_a, D_sea_a,
                                S_sea_b, E_sea_b, I_sea_b, R_sea_b, D_sea_b,
                                S_b, E_b, I_b, R_b, D_b,
                                
                                S_a_NB, E_a_NB, I_a_NB, R_a_NB, D_a_NB,
                                S_sea_a_NB, E_sea_a_NB, I_sea_a_NB, R_sea_a_NB, D_sea_a_NB,
                                S_sea_b_NB, E_sea_b_NB, I_sea_b_NB, R_sea_b_NB, D_sea_b_NB,
                                S_b_NB, E_b_NB, I_b_NB, R_b_NB, D_b_NB,
                                
                                S_a_N, E_a_N, I_a_N, R_a_N, D_a_N,
                                S_b_N, E_b_N, I_b_N, R_b_N, D_b_N),
                           nrow = 10, ncol = 5, 
                           byrow = T)
    
    #print(new_state)
    
    states = abind(states, new_state)

  }
  
  output = data.frame(
    time = times,
    S_a = states[1, 1, ],
    E_a = states[1, 2, ],
    I_a = states[1, 3, ],
    R_a = states[1, 4, ],
    D_a = states[1, 5, ],
    S_sea_a = states[2, 1, ],
    E_sea_a = states[2, 2, ],
    I_sea_a = states[2, 3, ],
    R_sea_a = states[2, 4, ],
    D_sea_a = states[2, 5, ],
    S_sea_b = states[3, 1, ],
    E_sea_b = states[3, 2, ],
    I_sea_b = states[3, 3, ],
    R_sea_b = states[3, 4, ],
    D_sea_b = states[3, 5, ],
    S_b = states[4, 1, ],
    E_b = states[4, 2, ],
    I_b = states[4, 3, ],
    R_b = states[4, 4, ],
    D_b = states[4, 5, ],
    
    S_a_NB = states[5, 1, ],
    E_a_NB = states[5, 2, ],
    I_a_NB = states[5, 3, ],
    R_a_NB = states[5, 4, ],
    D_a_NB = states[5, 5, ],
    S_sea_a_NB = states[6, 1, ],
    E_sea_a_NB = states[6, 2, ],
    I_sea_a_NB = states[6, 3, ],
    R_sea_a_NB = states[6, 4, ],
    D_sea_a_NB = states[6, 5, ],
    S_sea_b_NB = states[7, 1, ],
    E_sea_b_NB = states[7, 2, ],
    I_sea_b_NB = states[7, 3, ],
    R_sea_b_NB = states[7, 4, ],
    D_sea_b_NB = states[7, 5, ],
    S_b_NB = states[8, 1, ],
    E_b_NB = states[8, 2, ],
    I_b_NB = states[8, 3, ],
    R_b_NB = states[8, 4, ],
    D_b_NB = states[8, 5, ],
    
    S_a_N = states[9, 1, ],
    E_a_N = states[9, 2, ],
    I_a_N = states[9, 3, ],
    R_a_N = states[9, 4, ],
    D_a_N = states[9, 5, ],
    S_b_N = states[10, 1, ],
    E_b_N = states[10, 2, ],
    I_b_N = states[10, 3, ],
    R_b_N = states[10, 4, ],
    D_b_N = states[10, 5, ]
    
    
  )
  
  return(output)
}

# Run simulation

output = gillespie_seir(param,
                         initial_state, 
                         total_time)



# Plot results
output_long = melt(output[1:nrow(output)-1, ], id = "time")

output_a = output_long %>% filter(variable %in% c("S_a", "E_a", "I_a", "R_a", "D_a"))
plot_a = ggplot(output_a, aes(x = time, y = value, color = variable)) +
  geom_line() +
  labs(x = "Time", y = "Number of individuals", color = "Compartment") +
  theme_minimal() +
  ggtitle("At colony A - Breeders")+
  scale_color_brewer(palette="Set2")


output_a_N = output_long %>% filter(variable %in% c("S_a_N", "E_a_N", "I_a_N", "R_a_N", "D_a_N"))
plot_a_N = ggplot(output_a_N, aes(x = time, y = value, color = variable)) +
  geom_line() +
  labs(x = "Time", y = "Number of individuals", color = "Compartment") +
  theme_minimal() +
  ggtitle("At colony A - Nestlings")+
  scale_color_brewer(palette="Set2")


output_sea_a = output_long %>% filter(variable %in% c("S_sea_a", "E_sea_a", "I_sea_a", "R_sea_a", "D_sea_a"))
plot_sea_a = ggplot(output_sea_a, aes(x = time, y = value, color = variable)) +
  geom_line() +
  labs(x = "Time", y = "Number of individuals", color = "Compartment") +
  theme_minimal() +
  ggtitle("At sea A - Breeders")+
  scale_color_brewer(palette="Set2")


output_sea_a_NB = output_long %>% filter(variable %in% c("S_sea_a_NB", "E_sea_a_NB", "I_sea_a_NB", "R_sea_a_NB", "D_sea_a_NB"))
plot_sea_a_NB = ggplot(output_sea_a_NB, aes(x = time, y = value, color = variable)) +
  geom_line() +
  labs(x = "Time", y = "Number of individuals", color = "Compartment") +
  theme_minimal() +
  ggtitle("At sea A - Non-breeders")+
  scale_color_brewer(palette="Set2")


output_sea_b_NB = output_long %>% filter(variable %in% c("S_sea_b_NB", "E_sea_b_NB", "I_sea_b_NB", "R_sea_b_NB", "D_sea_b_NB"))
plot_sea_b_NB = ggplot(output_sea_b_NB, aes(x = time, y = value, color = variable)) +
  geom_line() +
  labs(x = "Time", y = "Number of individuals", color = "Compartment") +
  theme_minimal() +
  ggtitle("At sea B - Non-breeders")+
  scale_color_brewer(palette="Set2")


output_b = output_long %>% filter(variable %in% c("S_b", "E_b", "I_b", "R_b", "D_b"))
plot_b = ggplot(output_b, aes(x = time, y = value, color = variable)) +
  geom_line() +
  labs(x = "Time", y = "Number of individuals", color = "Compartment") +
  theme_minimal() +
  ggtitle("At colony B - Breeders") +
  scale_color_brewer(palette="Set2")


output_b_N = output_long %>% filter(variable %in% c("S_b_N", "E_b_N", "I_b_N", "R_b_N", "D_b_N"))
plot_b_N = ggplot(output_b_N, aes(x = time, y = value, color = variable)) +
  geom_line() +
  labs(x = "Time", y = "Number of individuals", color = "Compartment") +
  theme_minimal() +
  ggtitle("At colony B - Nestlings")+
  scale_color_brewer(palette="Set2")

output_sea_b = output_long %>% filter(variable %in% c("S_sea_b", "E_sea_b", "I_sea_b", "R_sea_b", "D_sea_b"))
plot_sea_b = ggplot(output_sea_b, aes(x = time, y = value, color = variable)) +
  geom_line() +
  labs(x = "Time", y = "Number of individuals", color = "Compartment") +
  theme_minimal() +
  ggtitle("At sea B - Breeders")+
  scale_color_brewer(palette="Set2")


plot_grid(plot_a, plot_a_N, plot_sea_a, plot_sea_a_NB, labels = c("A", "B", "C", "D"), label_size = 12)
plot_grid(plot_b, plot_b_N, plot_sea_b, plot_sea_b_NB, labels = c("A", "B", "C", "D"), label_size = 12)

# 
# summary_output = function(output){
#   
#   N_a = output[1, c("S_a", "I_a")] %>% sum()
#   
#   max_infected_a = max(output[, "I_a"]) 
#   prop_max_infected_a = max_infected_a / N_a
#   dead_a = output[nrow(output), "D_a"]
#   prop_dead_a = dead_a / N_a
#   
#   max_infected_sea = max(output[, "I_sea"]) 
#   dead_sea = output[nrow(output), "D_sea"]
#   
#   prop_non_exposed_from_a = (output[nrow(output), "S_a"] + output[nrow(output), "S_sea"] - output[1, "S_sea"] ) / N_a
#   
#   return( data.frame(
#     N_a = N_a,
#     max_infected_a = max_infected_a,
#     prop_max_infected_a = prop_max_infected_a,
#     dead_a = dead_a,
#     prop_dead_a = prop_dead_a,
#     max_infected_sea = max_infected_sea,
#     dead_sea = dead_sea,
#     prop_non_exposed_from_a = prop_non_exposed_from_a
#     
#   ))
# }
# 
# 
# output_long_list = data.frame()
# response_list = data.frame()
# 
# nb_iterations = 8
# 
# for (i in 1:nb_iterations){
#   
#   output = gillespie_seir(epi_param, initial_state, total_time)
#   output_long = melt(output, id = "time")
#   
#   output_long_i = cbind(output_long,
#                          data.frame(simulation = rep(i, times = nrow(output_long))))
#   
#   output_long_list = rbind(output_long_list, output_long_i)
#   response_list = rbind(response_list, summary_output(output))
#   
# }
# 
# 
# output_a = output_long_list %>% filter(variable %in% c("S_a", "E_a", "I_a", "R_a", "D_a"))
# 
# p = ggplot()
# for(i in 1:nb_iterations){
#   p = p + geom_line(data = output_a %>% subset(., simulation == i )
#                     , aes(x = time, y = value, color = variable)) 
# }
# p = p +
#   labs(x = "Time", y = "Number of individuals", color = "Compartment") +
#   theme_minimal() +
#   ggtitle("Stochastic SEIR Model Simulation (Gillespie Algorithm)")
# 
# 
# p
# 
# 
# data_long = pivot_longer(response_list, cols = -N_a, names_to = "variable", values_to = "value")
# 
# # Créer les diagrammes en violon pour chaque variable
# ggplot(data_long %>% subset(., variable %in% c("dead_a", "max_infected_a")),
#        aes(x = variable, y = value)) +
#   geom_violin() + 
#   geom_dotplot(binaxis='y', stackdir='center', dotsize=1)
# 
# 
